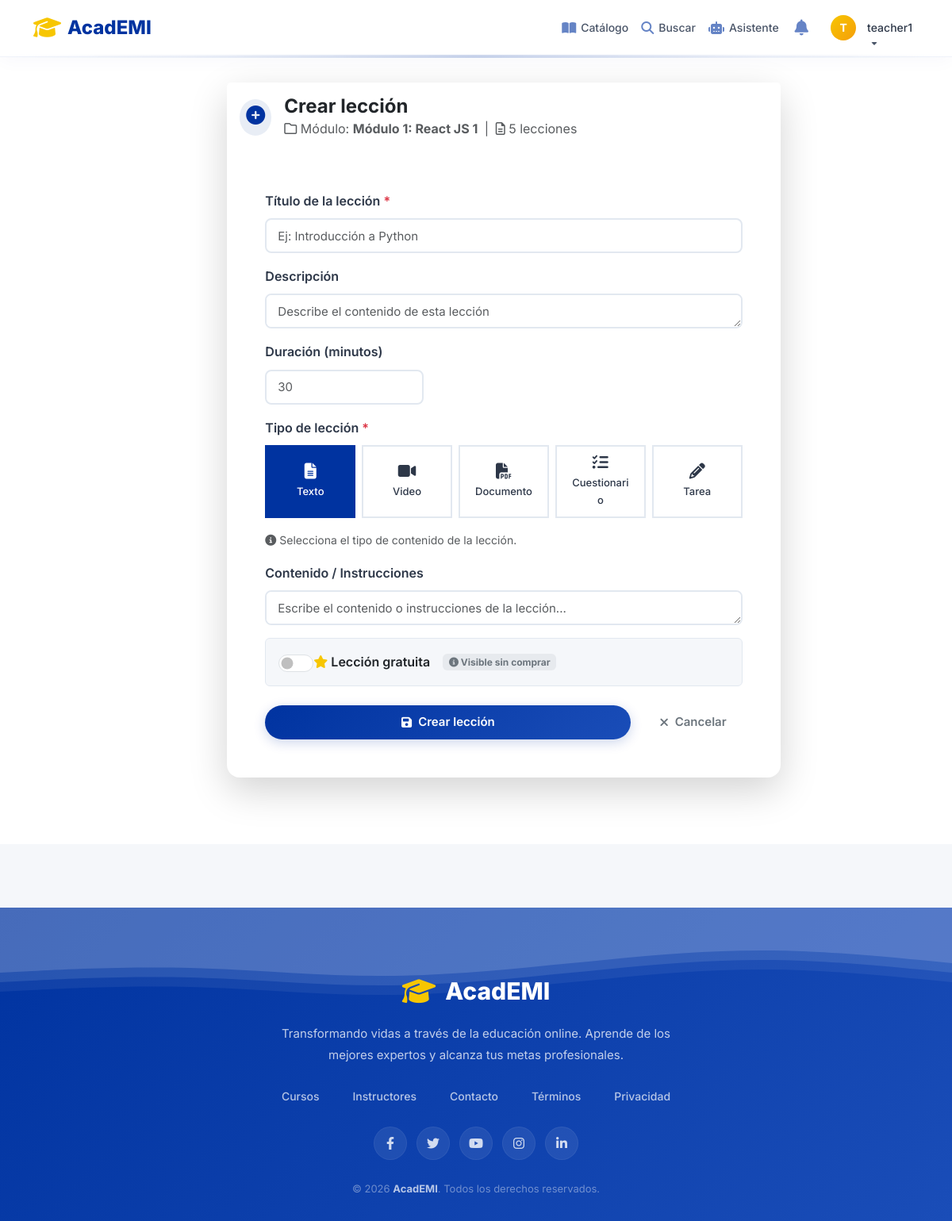
Screenshot of /module/1/add-lesson/ (signed in) with the database file from the repository.
### academi/models.py (models this page shows, shortened)
class User(AbstractUser):
    ROLES = (
        ('student', 'Estudiante'),
        ('teacher', 'Docente'),
        ('admin', 'Administrador'),
    )
    role = models.CharField(max_length=20, choices=ROLES, default='student')
    email_verified = models.BooleanField(default=False)  # RF-07
    verification_token = models.CharField(max_length=255, blank=True, null=True)
    reset_password_token = models.CharField(max_length=255, blank=True, null=True)  # RF-03
    reset_password_expires = models.DateTimeField(blank=True, null=True)
    created_at = models.DateTimeField(auto_now_add=True)
    updated_at = models.DateTimeField(auto_now=True)
    is_active = models.BooleanField(default=True)
    last_login_ip = models.GenericIPAddressField(blank=True, null=True)
    profile_picture = models.ImageField(upload_to='profiles/', blank=True, null=True)
    phone = models.CharField(max_length=20, blank=True, null=True)
    bio = models.TextField(blank=True, null=True)
    full_name = models.CharField(max_length=200, blank=True, null=True)
    birth_date = models.DateField(blank=True, null=True)
    city = models.CharField(max_length=100, blank=True, null=True)
    education_level = models.CharField(max_length=50, blank=True, null=True)
    university = models.CharField(max_length=200, blank=True, null=True)
    career = models.CharField(max_length=200, blank=True, null=True)
    semester = models.CharField(max_length=50, blank=True, null=True)
    interests = models.TextField(blank=True, null=True)
    teacher_full_name = models.CharField(max_length=200, blank=True, null=True)
    teacher_phone = models.CharField(max_length=20, blank=True, null=True)
    teacher_email = models.EmailField(blank=True, null=True)
    specialty = models.CharField(max_length=200, blank=True, null=True)
    experience_years = models.CharField(max_length=20, blank=True, null=True)
    teaching_materials = models.TextField(blank=True, null=True)
    teaching_level = models.TextField(blank=True, null=True)
    institution = models.CharField(max_length=200, blank=True, null=True)
    teacher_bio = models.TextField(blank=True, null=True)
    linkedin = models.URLField(blank=True, null=True)
    website = models.URLField(blank=True, null=True)

class Module(models.Model):  # RF-18, RF-20
    course = models.ForeignKey(Course, on_delete=models.CASCADE, related_name='modules')
    title = models.CharField(max_length=200)
    description = models.TextField(blank=True, null=True)
    order = models.IntegerField(default=0)
    created_at = models.DateTimeField(auto_now_add=True)
    updated_at = models.DateTimeField(auto_now=True)
    class Meta:
        ordering = ['order']

### academi/views.py (the view, shortened to what this page needs)
# urls.py: path('module/<int:module_id>/add-lesson/', views.add_lesson_view, name='add_lesson'),
@login_required
def add_lesson_view(request, module_id):
    module = get_object_or_404(Module, id=module_id)
    course = module.course
    if request.user != course.teacher and request.user.role != 'admin':
        messages.error(request, 'No tienes permisos.')
        return redirect('dashboard')
    return render(request, 'academi/courses/crear_leccion.html', {'module': module})

### templates/academi/courses/crear_leccion.html (shortened to what this page needs)
{% extends 'partials/base.html' %}
{% load static %}
{% block extra_css %}
<link href="https://unpkg.com/filepond@4.30.4/dist/filepond.css" rel="stylesheet">
<link href="https://unpkg.com/filepond-plugin-image-preview@4.6.12/dist/filepond-plugin-image-preview.css" rel="stylesheet">
{% endblock %}
{% block content %}
<div class="container py-4">
    <div class="row justify-content-center">
        <div class="col-lg-8 col-md-10">
            <div class="card border-0 shadow-lg">
                <div class="card-header bg-white py-3 border-0">
                    <div class="d-flex align-items-center gap-3">
                        <div class="rounded-circle p-2" style="background: var(--primary-lighter);">
                            <i class="fas fa-plus-circle" style="color: var(--primary); font-size: 24px;"></i>
                        </div>
                        <div>
                            <h4 class="fw-bold mb-0">Crear lección</h4>
                            <p class="text-muted mb-0">
                                <i class="far fa-folder"></i> Módulo: <strong>{{ module.title }}</strong>
                                <span class="mx-1">|</span>
                                <i class="far fa-file-alt"></i> {{ module.lessons.count }} lecciones
                            </p>
                        </div>
                    </div>
                </div>
                <div class="card-body p-4 p-lg-5">
                    <form method="POST" id="lessonForm" enctype="multipart/form-data" novalidate>
                        <div class="mb-3">
                            <label for="title" class="form-label fw-semibold">
                                Título de la lección
                                <span class="text-danger">*</span>
                            </label>
                            <input type="text"
                                   name="title"
                                   id="title"
                                   class="form-control form-control-lg"
                                   placeholder="Ej: Introducción a Python"
                                   required
                                   autofocus>
                        </div>
                        <div class="mb-3">
                            <label for="description" class="form-label fw-semibold">Descripción</label>
                            <textarea name="description"
                                      id="description"
                                      class="form-control"
                                      rows="2"
                                      placeholder="Describe el contenido de esta lección"></textarea>
                        </div>
                        <div class="mb-3">
                            <label for="duration" class="form-label fw-semibold">Duración (minutos)</label>
                            <input type="number"
                                   name="duration"
                                   id="duration"
                                   class="form-control"
                                   placeholder="30"
                                   min="0"
                                   max="999"
                                   style="max-width: 200px;">
                        </div>
                        <div class="mb-3">
                            <label class="form-label fw-semibold">
                                Tipo de lección
                                <span class="text-danger">*</span>
                            </label>
                            <div class="type-selector" id="typeSelector">
                                <button type="button" class="type-btn active" data-type="text">
                                    <i class="fas fa-file-alt"></i>
                                    Texto
                                </button>
                                <button type="button" class="type-btn" data-type="video">
                                    <i class="fas fa-video"></i>
                                    Video
                                </button>
                                <button type="button" class="type-btn" data-type="document">
                                    <i class="fas fa-file-pdf"></i>
                                    Documento
                                </button>
                                <button type="button" class="type-btn" data-type="quiz">
                                    <i class="fas fa-tasks"></i>
                                    Cuestionario
                                </button>
                                <button type="button" class="type-btn" data-type="assignment">
                                    <i class="fas fa-pencil-alt"></i>
                                    Tarea
                                </button>
                            </div>
                            <div class="form-text">
                                <i class="fas fa-info-circle"></i> Selecciona el tipo de contenido de la lección.
                            </div>
                        </div>
                        <div class="mb-3">
                            <label for="content" class="form-label fw-semibold">Contenido / Instrucciones</label>
                            <textarea name="content"
                                      id="content"
                                      class="form-control"
                                      rows="4"
                                      placeholder="Escribe el contenido o instrucciones de la lección..."></textarea>
                        </div>
                        <div class="mb-4 p-3 rounded" style="background: var(--white-smoke); border: 1px solid var(--gray-light);">
                            <div class="d-flex align-items-center gap-3 flex-wrap">
                                <div class="form-check form-switch mb-0">
                                    <input type="checkbox"
                                           name="is_free"
                                           id="is_free"
                                           class="form-check-input"
                                           style="width: 44px; height: 22px; cursor: pointer;">
                                    <label class="form-check-label fw-semibold" for="is_free" style="cursor: pointer;">
                                        <i class="fas fa-star" style="color: var(--secondary);"></i>
                                        Lección gratuita
                                    </label>
                                </div>
                                <span class="badge bg-secondary bg-opacity-10 text-secondary small">
                                    <i class="fas fa-info-circle"></i> Visible sin comprar
                                </span>
                            </div>
                        </div>
                        <div class="d-flex gap-3">
                            <button type="submit" class="btn btn-primary flex-grow-1" id="submitBtn">
                                <i class="fas fa-save"></i> Crear lección
                            </button>
                            <a href="{% url 'manage_course' module.course.id %}" class="btn btn-outline-secondary">
                                <i class="fas fa-times"></i> Cancelar
                            </a>
                        </div>
                    </form>
                </div>
            </div>
        </div>
    </div>
</div>
{% endblock %}

### templates/partials/header.html (shortened to what this page needs)
<nav class="navbar navbar-expand-lg fixed-top">
    <div class="container">
        <a class="navbar-brand" href="{% url 'dashboard' %}">
            <i class="fas fa-graduation-cap"></i>
            <span>AcadEMI</span>
        </a>
        <div class="collapse navbar-collapse" id="navbarNav">
            <ul class="navbar-nav ms-auto align-items-center">
                <li class="nav-item">
                    <a class="nav-link" href="{% url 'catalog' %}">
                        <i class="fas fa-book-open"></i> Catálogo
                    </a>
                </li>
                <li class="nav-item">
                    <a class="nav-link" href="{% url 'search_courses' %}">
                        <i class="fas fa-search"></i> Buscar
                    </a>
                </li>
                <li class="nav-item">
                    <a class="nav-link" href="{% url 'chatbot' %}">
                        <i class="fas fa-robot"></i> Asistente
                    </a>
                </li>
                {% if user.is_authenticated %}
                <li class="nav-item">
                    <a class="nav-link icon-link" href="{% url 'notifications' %}" title="Notificaciones">
                        <i class="fas fa-bell"></i>
                    </a>
                </li>
                <li class="nav-item dropdown ms-2">
                    <a class="nav-link dropdown-toggle d-flex align-items-center" href="#" id="userDropdown" role="button" data-bs-toggle="dropdown">
                        {% if user.profile_picture %}
                            <img src="{{ user.profile_picture.url }}" alt="{{ user.username }}" class="user-avatar">
                        {% else %}
                            <div class="user-avatar-placeholder">
                                {{ user.username|first|upper }}
                            </div>
                        {% endif %}
                        <span class="user-name ms-2">{{ user.username }}</span>
                    </a>
                </li>
                {% endif %}
            </ul>
        </div>
    </div>
</nav>

### rows the page displays
User: username|first "T", username "teacher1"
Module: title "Módulo 1: React JS 1", lessons.count "5"
